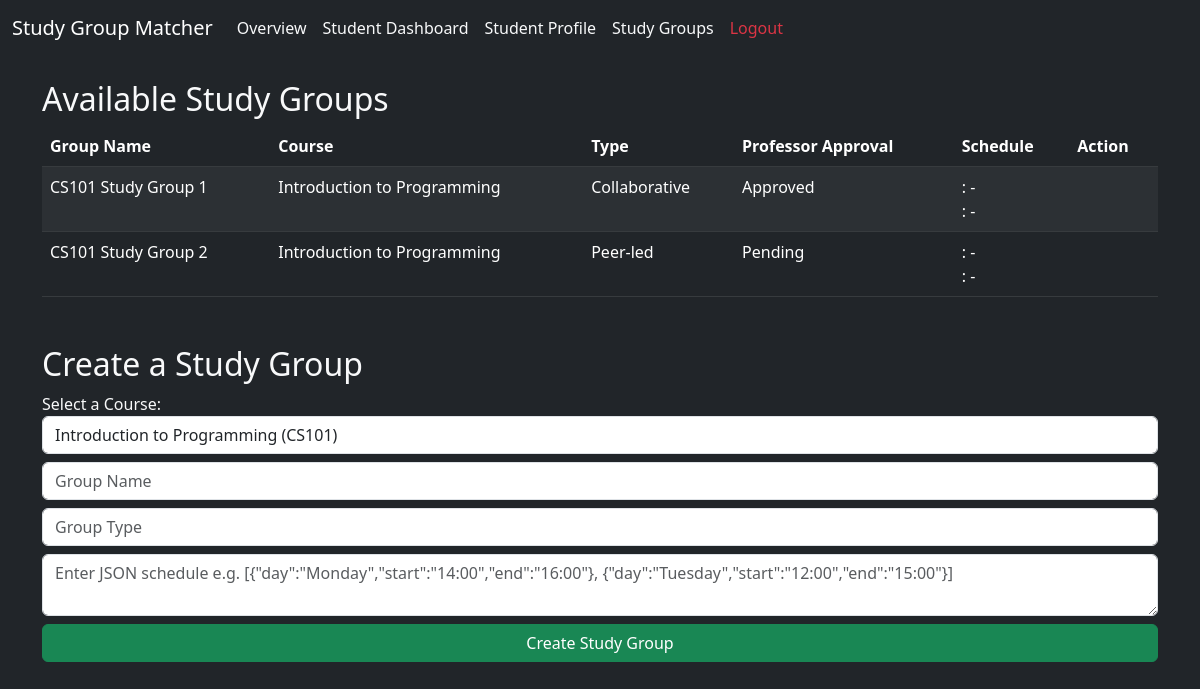
/study_group.php (signed in), run on the app's committed database.
### tables this page shows
CREATE TABLE IF NOT EXISTS STUDY_GROUP (
    GroupId INT AUTO_INCREMENT PRIMARY KEY,
    CourseId VARCHAR(20) NOT NULL,
    LeaderStudentId INT,
    GroupName VARCHAR(100),
    GroupType VARCHAR(50),
    Schedule JSON,
    ProfessorApproval BOOLEAN DEFAULT FALSE,
    FOREIGN KEY (CourseId) REFERENCES COURSE(CourseID) ON DELETE CASCADE,
    FOREIGN KEY (LeaderStudentId) REFERENCES STUDENT(StudentId) ON DELETE SET NULL
);

CREATE TABLE IF NOT EXISTS COURSE (
    CourseID VARCHAR(20) PRIMARY KEY,
    Name VARCHAR(100) NOT NULL,
    DepartmentId INT,
    ProfessorId INT,
    FOREIGN KEY (DepartmentId) REFERENCES DEPARTMENT(DepartmentId) ON DELETE SET NULL,
    FOREIGN KEY (ProfessorId) REFERENCES PROFESSOR(ProfessorId) ON DELETE SET NULL
);

### study_group.php (the view, shortened to what this page needs)
<?php
$servername = "mysql";
$username = "root";
$password = "";
$dbname = "study_group_matcher";
$conn = new mysqli($servername, $username, $password, $dbname);
$isStudent = isset($_SESSION["StudentId"]);
$isProfessor = isset($_SESSION["ProfessorId"]);
$studentId = $isStudent ? $_SESSION["StudentId"] : null;
$studentCourses = [];
if ($isStudent) {
    $stmt = $conn->prepare("
        SELECT c.CourseID, c.Name
        FROM COURSE c
        JOIN ENROLL e ON c.CourseID = e.CourseId
        WHERE e.StudentId = ?
    ");
    $stmt->bind_param("i", $studentId);
    $stmt->execute();
    $result = $stmt->get_result();
    while ($row = $result->fetch_assoc()) {
        $studentCourses[] = $row;
    }
}
if ($isStudent) {
    $stmt = $conn->prepare("
        SELECT sg.GroupId, sg.CourseId, sg.GroupName, sg.GroupType, sg.ProfessorApproval, sg.Schedule, c.Name AS CourseName, sg.LeaderStudentId
        FROM STUDY_GROUP sg
        JOIN COURSE c ON sg.CourseId = c.CourseID
        JOIN ENROLL e ON sg.CourseId = e.CourseId
        WHERE e.StudentId = ?
    ");
    $stmt->bind_param("i", $studentId);
}
$stmt->execute();
$studyGroups = $stmt->get_result();
?>
<!DOCTYPE html>
<html lang="en">
<head>
    <link href="https://cdn.jsdelivr.net/npm/bootstrap@5.3.0/dist/css/bootstrap.min.css" rel="stylesheet">
</head>
<body class="bg-dark text-light">
  <nav class="navbar navbar-expand-lg navbar-dark bg-dark">
      <div class="container-fluid">
          <a class="navbar-brand" href="home.php">Study Group Matcher</a>
          <div class="collapse navbar-collapse" id="navbarNav">
              <ul class="navbar-nav">
                  <li class="nav-item"><a class="nav-link text-light" href="overview.php">Overview</a></li>
                  <?php if (isset($_SESSION["StudentId"])): ?>
                      <li class="nav-item"><a class="nav-link text-light" href="student_dashboard.php">Student Dashboard</a></li>
                      <li class="nav-item"><a class="nav-link text-light" href="student_profile.php">Student Profile</a></li>
                      <li class="nav-item"><a class="nav-link text-light" href="study_group.php">Study Groups</a></li>
                  <?php else: ?>
                      <li class="nav-item"><a class="nav-link text-light" href="login.php">Login</a></li>
                      <li class="nav-item"><a class="nav-link text-light" href="register.php">Register</a></li>
                  <?php endif; ?>
                  <?php if (isset($_SESSION["StudentId"]) || isset($_SESSION["ProfessorId"])): ?>
                      <li class="nav-item"><a class="nav-link text-danger" href="logout.php">Logout</a></li>
                  <?php endif; ?>
              </ul>
          </div>
      </div>
  </nav>
    <div class="container mt-4">
        <h2 class="text-light">Available Study Groups</h2>
        <table class="table table-dark table-striped">
            <thead>
                <tr>
                    <th>Group Name</th>
                    <th>Course</th>
                    <th>Type</th>
                    <th>Professor Approval</th>
                    <th>Schedule</th>
                    <th>Action</th>
                </tr>
            </thead>
            <tbody>
                <?php while ($row = $studyGroups->fetch_assoc()): ?>
                    <tr>
                        <td><?= htmlspecialchars($row["GroupName"]) ?></td>
                        <td><?= htmlspecialchars($row["CourseName"]) ?></td>
                        <td><?= htmlspecialchars($row["GroupType"]) ?></td>
                        <td><?= $row["ProfessorApproval"] ? "Approved" : "Pending" ?></td>
                        <td>
                            <?php
                                $schedule = json_decode($row["Schedule"], true);
                                if ($schedule) {
                                    foreach ($schedule as $day) {
                                        echo htmlspecialchars($day['day']) . ": " . htmlspecialchars($day['start']) . " - " . htmlspecialchars($day['end']) . "<br>";
                                    }
                                } else {
                                    echo "Not Set";
                                }
                            ?>
                        </td>
                        <td>
                        </td>
                    </tr>
                <?php endwhile; ?>
            </tbody>
        </table>
        <?php if ($isStudent): ?>
            <h2 class="text-light mt-5">Create a Study Group</h2>
            <form method="post">
                <label>Select a Course:</label>
                <select name="course_id" class="form-control mb-2" required>
                    <?php foreach ($studentCourses as $course): ?>
                        <option value="<?= $course['CourseID'] ?>"><?= $course['Name'] ?> (<?= $course['CourseID'] ?>)</option>
                    <?php endforeach; ?>
                </select>
                <input type="text" name="group_name" class="form-control mb-2" placeholder="Group Name" required>
                <input type="text" name="group_type" class="form-control mb-2" placeholder="Group Type" required>
                <textarea
                    name="schedule" class="form-control mb-2"
                    placeholder='Enter JSON schedule e.g. [{"day":"Monday","start":"14:00","end":"16:00"}, {"day":"Tuesday","start":"12:00","end":"15:00"}]'
                    required
                ></textarea>
                <button type="submit" name="create_group" class="btn btn-success w-100">Create Study Group</button>
            </form>
        <?php endif; ?>
    </div>
</body>
</html>

### data on the page
study_group: GroupName "CS101 Study Group 1", CourseId.Name "Introduction to Programming", GroupType "Collaborative", ProfessorApproval "Approved"
study_group: GroupName "CS101 Study Group 2", CourseId.Name "Introduction to Programming", GroupType "Peer-led", ProfessorApproval "Pending"

### other printed values
form field course_id "Introduction to Programming (CS101)"
